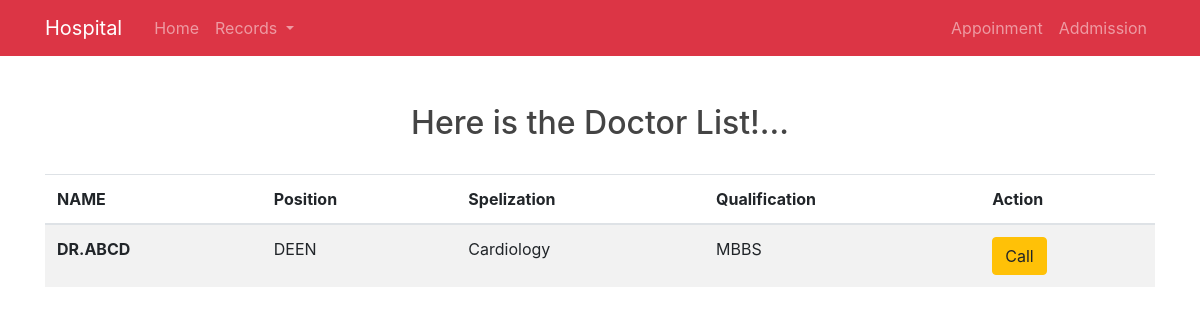
Screenshot of /doctor/ with the database file from the repository.
### hospitalapp/models.py (models this page shows)
class Doctor(models.Model):
    name = models.CharField(max_length=50,null=True,blank=True)
    qualification = models.CharField(max_length=20,blank=True,null=True)
    position = models.CharField(max_length=20,blank=True,null=True)
    spelization = models.CharField(max_length=50,null=True,blank=True)

### hospitalapp/views.py (the view)
# urls.py: path('doctor/',views.doctor,name='doctor'),
def doctor(request):
    context = {
        'doctors':Doctor.objects.all()
    }
    return render(request,'doctor.html',context)

### hospitalapp/templates/doctor.html
{% extends 'base.html' %}
{% block content %}
<div class="container mt-5">
    <h2 class="text-center">Here is the Doctor List!...</h2>
    <br>
    <table class="table table-striped">
        <thead>
          <tr>
            <th scope="col">NAME</th>
            <th scope="col">Position</th>
            <th scope="col">Spelization</th>
            <th scope="col">Qualification</th>
            <th scope="col">Action</th>
          </tr>
        </thead>
        <tbody>
            {% for doctor in doctors %}
          <tr>
            <th scope="row">DR.{{ doctor.name }}</th>
            <td>{{ doctor.position }}</td>
            <td>{{ doctor.spelization }}</td>
            <td>{{ doctor.qualification }}</td>
            <td><a href="" class="btn btn-warning">Call</a></td>
          </tr>
          {% endfor %}
        </tbody>
      </table>
</div>
{% endblock %}

### hospitalapp/static/css/style.css (style rules this page uses)
body { background: #fafafa; color: #333333; margin-top: 5rem; }
h1, h2, h3, h4, h5, h6 { color: #444444; }

### rows the page displays
Doctor: name "ABCD", position "DEEN", spelization "Cardiology", qualification "MBBS"
